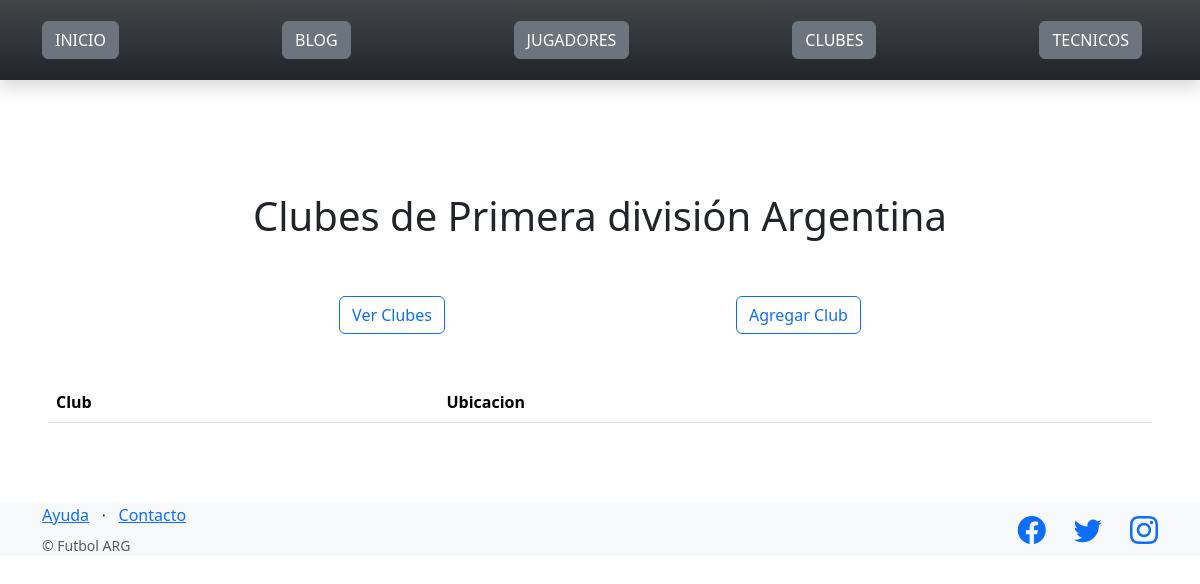
/futbol/clubes/, run on an earlier commit of the app's database.
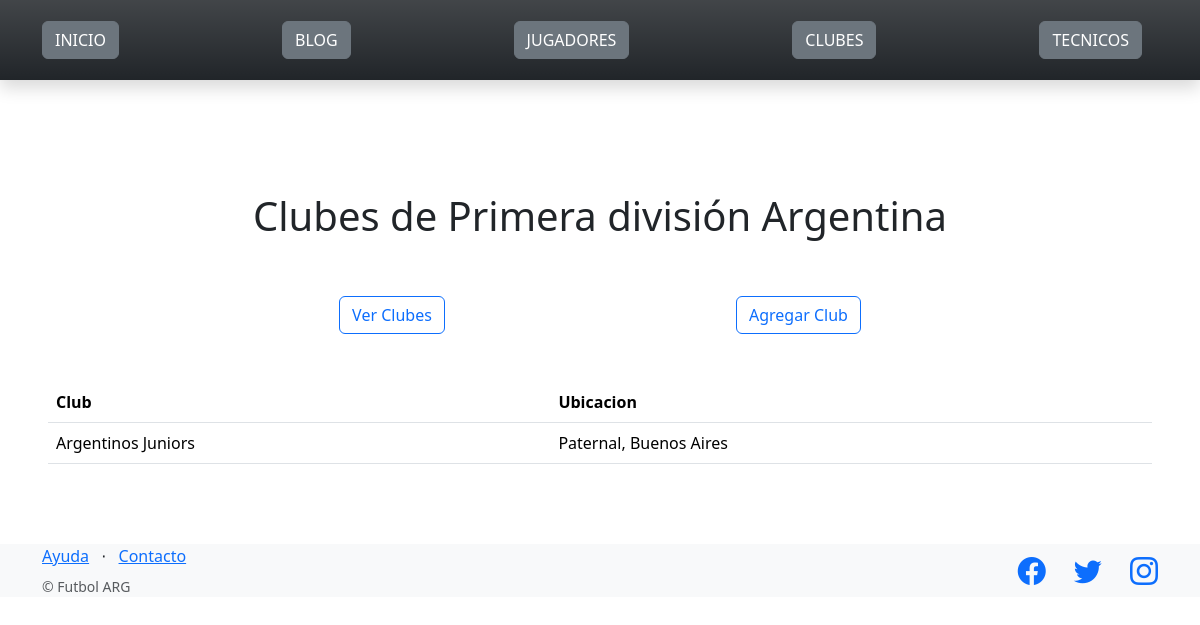
And on a later commit of the database.
### control_futbol/models.py (models this page shows)
class Club(models.Model):
    nombre = models.CharField(max_length=256)
    ubicacion = models.CharField(max_length=256)

### control_futbol/views.py (the view)
# urls.py: path("clubes/",  listar_clubes, name="lista_clubes"),
def listar_clubes(request):
    contexto = {
        "clubes": Club.objects.all(),
    }
    http_response = render(
        request = request,
        template_name = 'control_futbol/lista_clubes.html',
        context=contexto,
    )
    return http_response

### control_futbol/templates/control_futbol/lista_clubes.html (shortened to what this page needs)
{% extends "base.html" %}
{% block contenido %}
<h1 class="d-flex justify-content-center">Clubes de Primera división Argentina</h1>
<br><br>
<section class="d-flex justify-content-evenly">
    <a href="{% url 'lista_clubes' %}"><button type="button" class="btn btn-outline-primary">Ver Clubes</button></a>
    <a href="{% url 'agregar_clubes' %}"><button type="button" class="btn btn-outline-primary">Agregar Club</button></a>
</section>
<br><br>
<table class="table">
    <tbody>
        <tr>
            <th>Club</th>
            <th>Ubicacion</th>
        </tr>
        {% for Club in clubes %}
        <tr>
            <td>{{ Club.nombre }}</td>
            <td>{{ Club.ubicacion }}</td>
        </tr>
        {% endfor %}
    </tbody>
</table>
{% endblock contenido %}

What changed in the data, as far as the page shows it:
added Club: nombre "Argentinos Juniors", ubicacion "Paternal, Buenos Aires"
